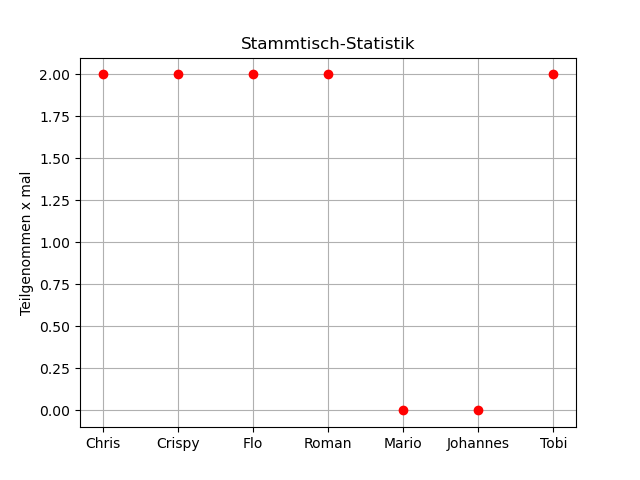

Generate this figure with Python:


import matplotlib.pyplot as plt


def read_csv(path_to_csv):

    with open(path_to_csv, "r") as csv_file:
        lines = csv_file.readlines()
        header = lines[0].split(";")
        content = []
        for line in lines[1:]:
            cell_dict = {}
            cells = line.split(";")
            for i in range(len(cells)):
                cell_dict[header[i].strip()] = cells[i].strip()
            content.append(cell_dict)                

    return content


def get_stats(content):
    count_dict = {key:0 for key in content[0].keys() if key != "Datum" and key != "Gastgeber"}
    for i in range(len(content)):
        for key in count_dict.keys():
            if content[i][key] == "x":
                count_dict[key] += 1
    return count_dict


def plot_stats(count_dict, mode = "plot"):

    plt.plot(list(count_dict.keys()), list(count_dict.values()), "ro")
    plt.title("Stammtisch-Statistik")
    plt.ylabel("Teilgenommen x mal")
    plt.yticks([i for i in range(0, max(count_dict.values()) + 1)])
    plt.grid()
    if mode == "plot":
        plt.show()
    elif mode == "save":
        plt.savefig('statistics.png')


if __name__ == "__main__":

    content     = read_csv("2022_Auswertung.csv")
    count_dict  = get_stats(content)

    plot_stats(count_dict, "plot")
    plot_stats(count_dict, "save")
